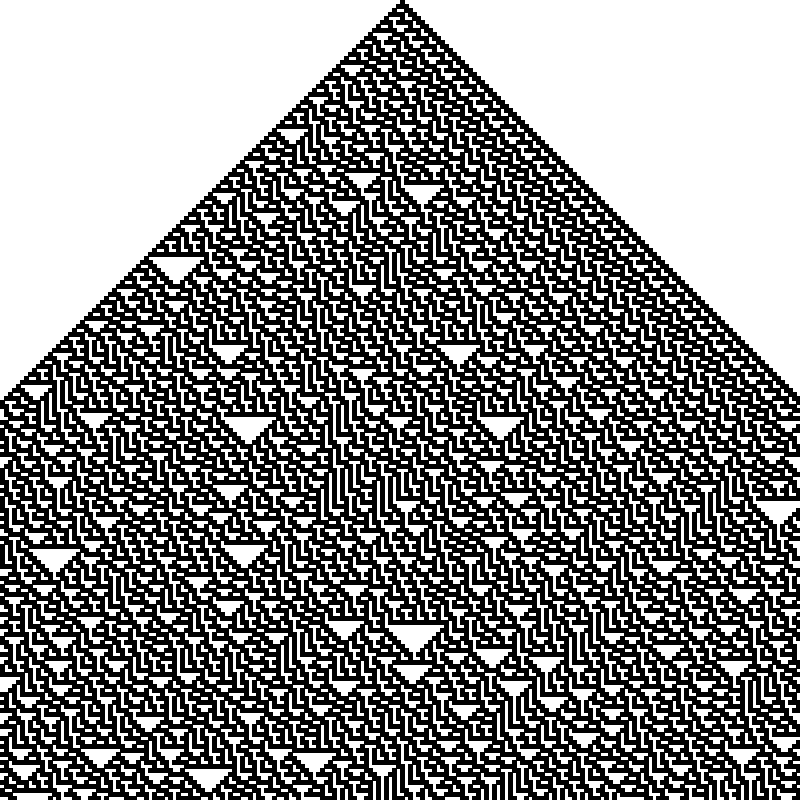
Frame 1 (no input)
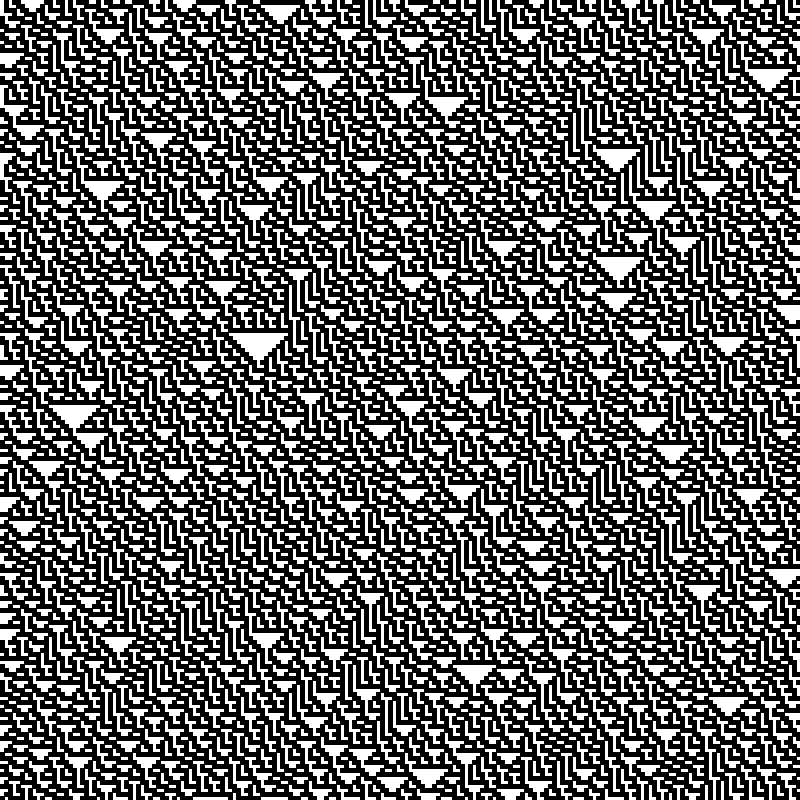
Frame 2 (the mouse pressed at the canvas centre, redrawn once)

The Processing sketch that drew these frames (run headless with seeded random() and noise(); the mouse was pressed at the canvas centre and the sketch redrawn once):

// Processing sketch: lastexo
// ── lastexo.pde
int[] cells;    // Current generation
int[] nextGen;  // Next generation
int cols = 201; // Must be an odd number for symmetry
int rule = 86;  // Rule number (0-255)
int cellSize = 4; // Size of each cell (adjust for resolution)
int generations;

void setup() {
  size(800, 800);
  generations = height / cellSize;
  
  cells = new int[cols];
  nextGen = new int[cols];

  // **Ensure the first cell is exactly centered**
  cells[cols / 2] = 1;
  
  noLoop(); // Run once
}

void draw() {
  background(255);
  
  for (int y = 0; y < generations; y++) {
    display(y);
    generateNext();
  }
}

// **Improved Display Function**
void display(int y) {
  for (int x = 0; x < cols; x++) {
    if (cells[x] == 1) {
      fill(0);
      rect(x * cellSize, y * cellSize, cellSize, cellSize);
    }
  }
}

// **Generate the next row correctly**
void generateNext() {
  for (int i = 0; i < cols; i++) {
    int left = cells[(i - 1 + cols) % cols]; // Left neighbor
    int self = cells[i];                     // Current cell
    int right = cells[(i + 1) % cols];        // Right neighbor
    
    // Compute rule index
    int index = (left << 2) | (self << 1) | right;
    
    // Apply rule
    nextGen[i] = (rule >> index) & 1;
  }
  
  // Swap arrays
  int[] temp = cells;
  cells = nextGen;
  nextGen = temp;
}
